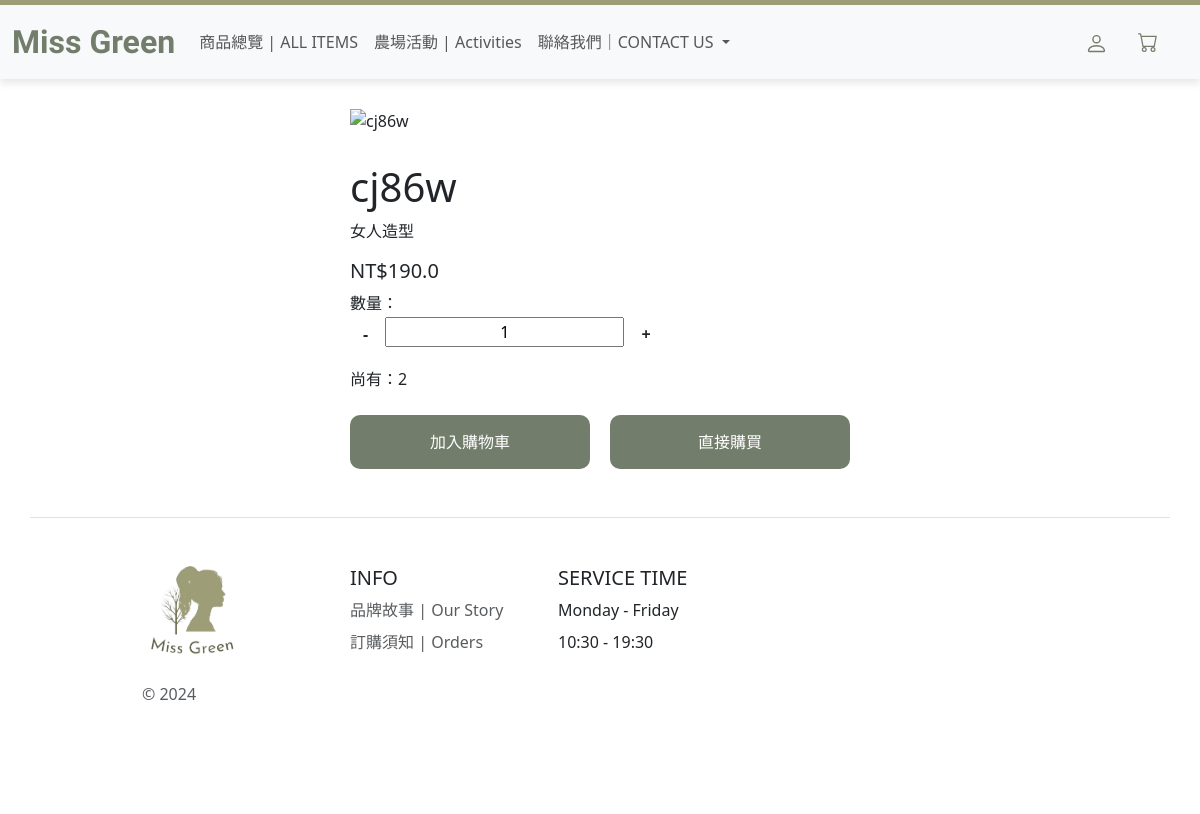
Page /ProductDetail?product_id=59 (signed in) on the earlier database version.
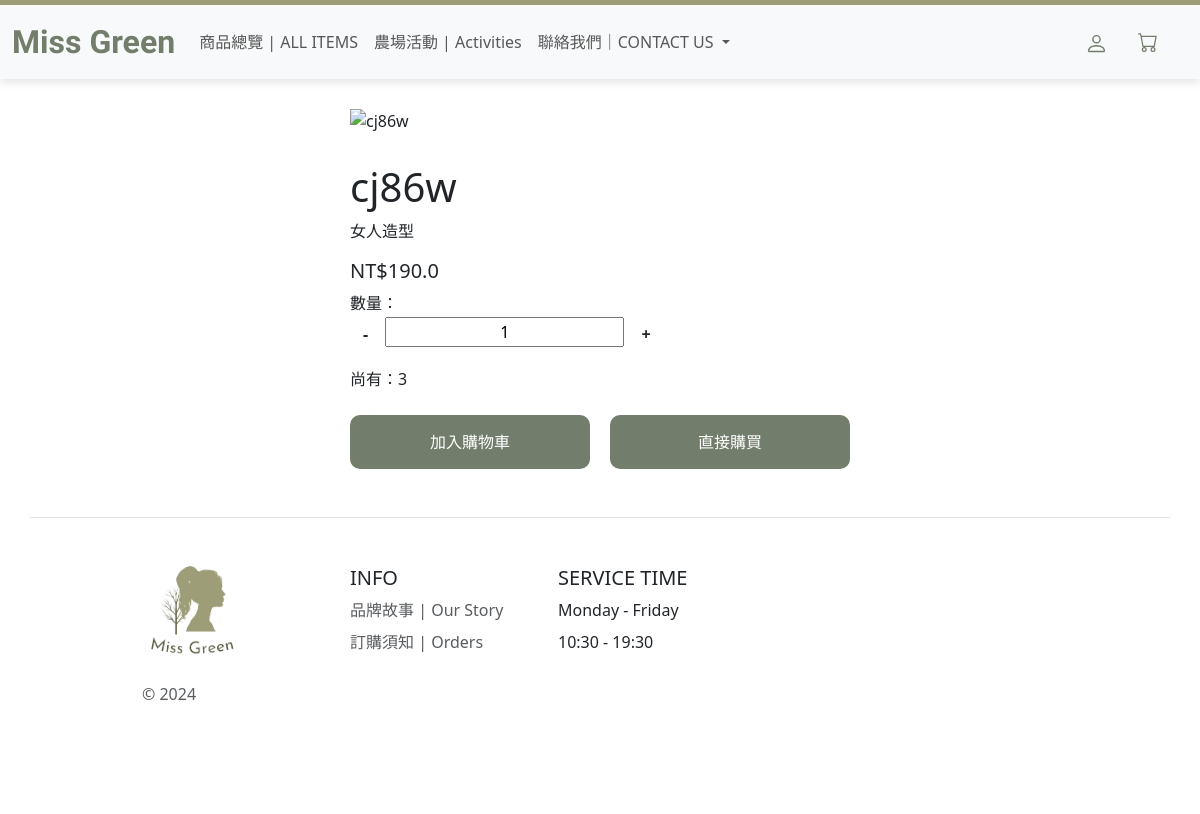
Same page on the later database version.
### myproject/models.py (models this page shows, shortened)
class Product(db.Model):
    __tablename__ = 'products'
    id = db.Column(db.Integer, primary_key=True)
    name = db.Column(db.String(128), nullable=False)
    description = db.Column(db.Text, nullable=True)
    price = db.Column(db.Float, nullable=False)
    category = db.Column(db.String(64), nullable=False)
    quantity = db.Column(db.Integer, nullable=False, default=0)
    image_url = db.Column(db.String(256), nullable=False)
    farmer_id = db.Column(db.Integer, db.ForeignKey('farmers.id'), nullable=False)

### main.py (the view)
@app.route('/ProductDetail', methods=['GET'])
def ProductDetail():
    is_logged_in = 'user_id' in session
    print(is_logged_in)
    product_id = request.args.get('product_id')
    if product_id:
        product = Product.query.filter_by(id =product_id).first()
        if product:
            return render_template('ProductDetail.html', product=product, is_logged_in=is_logged_in)
    return "Product not found", 404

### templates/ProductDetail.html (shortened to what the changed rows need)
<!DOCTYPE html>
<html lang="en">
  <head>
    <link rel="stylesheet" href="static/MissGreen.css" />
    <link
      href="https://cdn.jsdelivr.net/npm/bootstrap@5.3.3/dist/css/bootstrap.min.css"
      rel="stylesheet"
    />
  </head>
  <body>
    <div class="product-wrapper" style="display: flex; justify-content: center">
      <div class="product-container" style="text-align: left">
        <img
          src="{{ product.image_url }}"
          alt="{{ product.name }}"
          class="product-image"
          style="display: block; width: 500px; margin-top: 30px"
        />
        <div class="product-detail">
          <h1 style="margin-top: 30px">{{ product.name }}</h1>
          <p class="product-notice">{{ product.description }}</p>
          <h5>NT${{ product.price }}</h5>
          <span class="quantity-label">數量：</span>
        </div>
        <div class="btn minus" id="min_1"><b>-</b></div>
        <input
          class="quantity"
          name="quantity_1"
          value="1"
          id="quantity_1"
          max="{{ product.quantity }}"
          style="text-align: center; margin-bottom: 20px"
        />
        <div class="btn plus" id="plus_1"><b>+</b></div>
        <div class="inventory">尚有：{{product.quantity}}</div>
        <br />
        <div class="button-container">
          <div
            class="add-to-cart"
            data-bs-toggle="offcanvas"
            href="#offcanvasExample"
            role="button"
            aria-controls="offcanvasExample"
            onclick="addToCart();"
          >
          </div>
          <div class="buy-now" onclick="buyNow();">直接購買</div>
        </div>
      </div>
    </div>
  </body>
</html>

Differences in the rows shown:
changed Product "cj86w": quantity "2" → "3"
